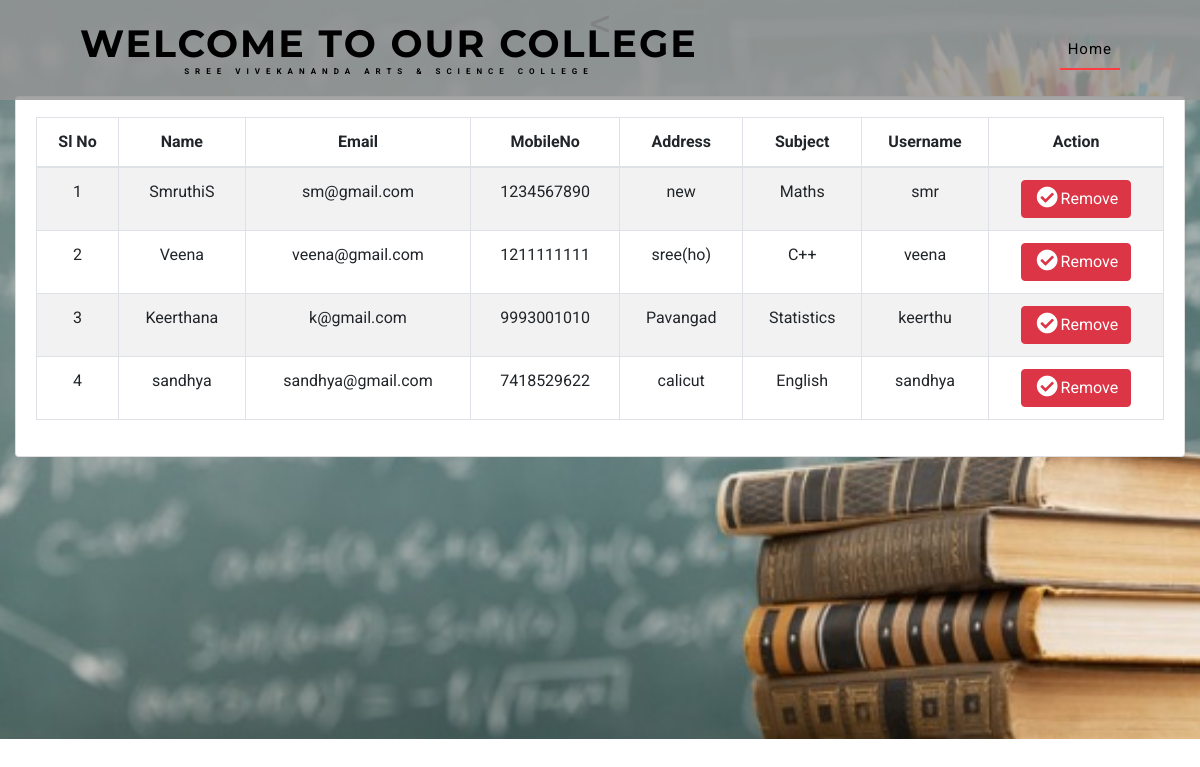
The page /vw_teacher.php (signed in) on the database its author committed.
### tables this page shows
CREATE TABLE `tbl_teacher` (
  `teacher_id` int(11) NOT NULL,
  `login_id` int(11) NOT NULL,
  `subject_id` int(11) NOT NULL,
  `t_name` varchar(20) NOT NULL,
  `t_email` varchar(20) NOT NULL,
  `t_address` varchar(20) NOT NULL,
  `t_phone` varchar(20) NOT NULL,
  `status_hod` int(11) NOT NULL,
  `status_ct` int(11) NOT NULL
);

CREATE TABLE `tbl_subject` (
  `subject_id` int(11) NOT NULL,
  `sub_name` varchar(20) NOT NULL
);

### vw_teacher.php (the view, shortened to what this page needs)
<?php
include('connect.php');
$query_ret = mysqli_query($con, "SELECT * FROM tbl_teacher JOIN tbl_login ON tbl_login.login_id=tbl_teacher.login_id JOIN tbl_subject on tbl_subject.subject_id=tbl_teacher.subject_id");
?>
<!DOCTYPE html>
<html lang="zxx">
<head>
    <link href="css/bootstrap.css" type="text/css" rel="stylesheet" media="all">
    <link href="css/style.css" type="text/css" rel="stylesheet" media="all">
	<link rel="stylesheet" href="css/owl.theme.css" type="text/css" media="all">
	<link rel="stylesheet" href="css/owl.carousel.css" type="text/css" media="screen" property="" />
    <link href="css/fontawesome-all.min.css" rel="stylesheet">
</head>
<body>
    <div class="banner1">
        <header>
            <nav class="navbar navbar-expand-lg navbar-light bg-gradient-secondary pt-3">
               <h1><a class="navbar-brand" href="index.php">WELCOME TO OUR COLLEGE
							<span> Sree Vivekananda Arts & Science College</span>
						</a></h1>
                <div class="collapse navbar-collapse" id="navbarSupportedContent">
                    <ul class="navbar-nav ml-auto">
								<li class="nav-item active">
									<a class="nav-link" href="admin.php">Home
									</a>
								</li>
					</ul>
				</div>
			</nav>
        </header>
<h1 align="center"><</h1></br></br>
<section class="content">
      <div class="container-fluid">
        <div class="card">
            <div class="card-body">
<table id="category_table" class="table table-bordered table-striped">
                <thead>
                <tr>
                  <th style="text-align: center;">Sl No</th>
                  <th style="text-align: center;">Name</th>
                  <th style="text-align: center;">Email</th>
                  <th style="text-align: center;">MobileNo</th>
                  <th style="text-align: center;">Address</th>
                  <th style="text-align: center;">Subject</th>
                  <th style="text-align: center;">Username</th>
                  <th style="text-align: center;">Action</th>
                </tr>
                </thead>
                <tbody>
                <?php $i = 0; while($data = mysqli_fetch_assoc($query_ret))
                {
                  $i++;
                ?>
                <tr>
                  <td align="center"><?php echo $i; ?></td>
                  <td align="center"><?php echo $data['t_name']; ?></td>
                  <td align="center"><?php echo $data['t_email']; ?></td>
                  <td align="center"><?php echo $data['t_phone']; ?></td>
                  <td align="center"><?php echo $data['t_address']; ?></td>
                  <td align="center"><?php echo $data['sub_name']; ?></td>
                  <td align="center"><?php echo $data['username']; ?></td>
                  <td align="center">
                        <a href="del_teacher.php?t_id=<?php echo $data['login_id']; ?>" class="btn btn-danger" ><i class="fa fa-fw fa-lg fa-check-circle"></i>Remove</a>
</td>
                </tr>
                <?php } ?>
              </tbody>
            </table>
             </div>
        </div>
      </div>
    </section>
</body>
</html>

### css/style.css (style rules this page uses)
body { margin: 0; font-family: 'Roboto', sans-serif; background: #fff; }
body a, .slider-info a { transition: 0.5s all; -webkit-transition: 0.5s all; -moz-transition: 0.5s all; -o-transition: 0.5s all; -ms-transition: 0.5s all; text-decoration: none; outline: none; }
h1, h2, h3, h4, h5, h6 { margin: 0; font-family: 'Montserrat', sans-serif; }
ul { margin: 0; padding: 0; }
ul { list-style-type: none; }
header h1, { line-height: 0; }
.navbar-light { padding: 1em 5em; position: absolute; z-index: 999; width: 100%; left: 0; background: #949494d6; }
.navbar-light .navbar-nav .nav-link { color: #000 !important; font-weight: 400; font-size: 15px; letter-spacing: 1px; }
.navbar-light .navbar-nav .show>.nav-link, .navbar-light .navbar-nav .active>.nav-link, .navbar-light .navbar-nav .nav-link.show, .navbar-light .navbar-nav .nav-link.active { color: #fff; border-bottom: 2px solid #ff3c41; }
.navbar-light .navbar-brand { color: #000000; font-size: 38px; font-family: 'Montserrat', sans-serif; font-weight: 700; letter-spacing: 2px; text-transform: uppercase; }
a.navbar-brand span { display: block; font-size: 8px; font-family: 'Roboto', sans-serif; letter-spacing: 6px; text-align: center; text-transform: uppercase; }
ul.navbar-nav.ml-auto { margin-top: 0px; }
.banner1 { background: url(../images/qqq.JPG) center no-repeat; -webkit-background-size: cover; -moz-background-size: cover; -o-background-size: cover; -ms-background-size: cover; background-size: cover; position: relative; height: 739px; }

### rows shown on the page
tbl_teacher: t_name "SmruthiS", t_email "sm@gmail.com", t_phone "1234567890", t_address "new", subject.sub_name "Maths", login.username "smr"
tbl_teacher: t_name "Veena", t_email "veena@gmail.com", t_phone "1211111111", t_address "sree(ho)", subject.sub_name "C++", login.username "veena"
tbl_teacher: t_name "Keerthana", t_email "k@gmail.com", t_phone "9993001010", t_address "Pavangad", subject.sub_name "Statistics", login.username "keerthu"
tbl_teacher: t_name "sandhya", t_email "sandhya@gmail.com", t_phone "7418529622", t_address "calicut", subject.sub_name "English", login.username "sandhya"
